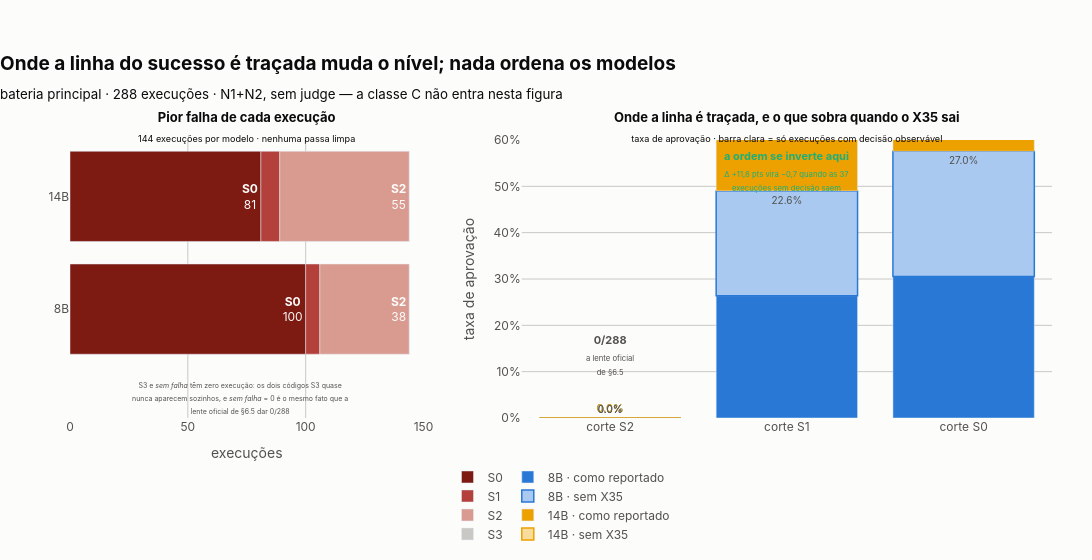

The notebook cell saved with this chart:
### Markdown cell above
### `fig11_severidade_por_modelo.png`

**O que ela mostra:** à esquerda, que 63% das execuções chegam a S0 — a faixa mais grave da
escala — e que nenhuma execução passa limpa. À direita, que a vantagem do 14B em qualquer corte
abaixo de S2 é feita de execuções em que ele não decidiu nada: as barras claras (sem X35) ficam
lado a lado, e no corte S1 elas trocam de ordem.

**O que ela NÃO mostra:** a classe C. Esta bateria foi pontuada sem judge, e por isso a
distribuição de severidade acima é a das falhas de **processo e decisão** apenas. É o assunto
da seção 4 e da `fig12`.

### Code cell
TINTA, TINTA2, SUPERFICIE = fg.TINTA, fg.TINTA2, fg.SUPERFICIE
AZUL, AMBAR, VERDE, CINZA = fg.AZUL, fg.AMBAR, fg.VERDE, fg.CINZA
COR = {"qwen3-8b": AZUL, "qwen3-14b": AMBAR}
# A variante "sem X35" precisa de cor PRÓPRIA, não de `opacity`: a legenda do plotly
# desenha o swatch sem opacidade, e as duas entradas do mesmo modelo saíam idênticas.
COR_CLARA = {"qwen3-8b": "#a9c9f0", "qwen3-14b": "#f7dc9b"}

# Severidade tem rampa própria — vermelho escuro para claro — para não colidir com a cor dos
# modelos, que é azul/âmbar em todas as figuras do trabalho.
COR_SEV = fg.RAMPA_DE_SEVERIDADE

fig = make_subplots(
    rows=1,
    cols=2,
    column_widths=[0.40, 0.60],
    horizontal_spacing=0.10,
    subplot_titles=[
        "<b>Pior falha de cada execução</b><br>"
        "<sub>144 execuções por modelo · nenhuma passa limpa</sub>",
        "<b>Onde a linha é traçada, e o que sobra quando o X35 sai</b><br>"
        "<sub>taxa de aprovação · barra clara = só execuções com decisão observável</sub>",
    ],
)

# --- painel 1: severidade máxima, empilhada por modelo -----------------------
for sev in ESCALA:
    fig.add_bar(
        y=[ROTULO[m] for m in MODELOS],
        x=[perfil_de_severidade(bateria, m).por_maxima[sev] for m in MODELOS],
        name=sev,
        orientation="h",
        marker=dict(color=COR_SEV[sev]),
        text=[
            f"<b>{sev}</b><br>{perfil_de_severidade(bateria, m).por_maxima[sev]}"
            if perfil_de_severidade(bateria, m).por_maxima[sev] > 20
            else ""
            for m in MODELOS
        ],
        textposition="inside",
        insidetextfont=dict(color=SUPERFICIE, size=12),
        hovertemplate=f"{sev} · %{{x}} execuções<extra></extra>",
        legendgroup="sev",
        row=1,
        col=1,
    )

fig.add_annotation(
    row=1, col=1, x=72, y=-0.62, xanchor="center", yanchor="top", showarrow=False,
    text=(
        "<sub>S3 e <i>sem falha</i> têm zero execução: os dois códigos S3 quase<br>"
        "nunca aparecem sozinhos, e <i>sem falha</i> = 0 é o mesmo fato que a<br>lente oficial de §6.5 dar 0/288</sub>"
    ),
    font=dict(color=TINTA2, size=10), align="center",
)

# --- painel 2: sensibilidade ao corte ---------------------------------------
por = {(linha.model_key, linha.corte): linha for linha in linhas}
eixo = [f"corte {c}" for c in CORTES]

for modelo in MODELOS:
    fig.add_bar(
        x=eixo,
        y=[por[(modelo, c)].taxa for c in CORTES],
        name=f"{ROTULO[modelo]} · como reportado",
        marker=dict(color=COR[modelo]),
        text=[f"{por[(modelo, c)].taxa:.1%}" for c in CORTES],
        textposition="outside",
        textfont=dict(color=COR[modelo], size=11),
        offsetgroup=modelo,
        legendgroup="corte",
        hovertemplate="%{y:.1%}<extra></extra>",
        row=1,
        col=2,
    )
    fig.add_bar(
        x=eixo,
        y=[por[(modelo, c)].taxa_entre_pontuaveis for c in CORTES],
        name=f"{ROTULO[modelo]} · sem X35",
        marker=dict(color=COR_CLARA[modelo],
                    line=dict(color=COR[modelo], width=1.5)),
        text=[f"{por[(modelo, c)].taxa_entre_pontuaveis:.1%}" for c in CORTES],
        textposition="outside",
        textfont=dict(color=TINTA2, size=10),
        offsetgroup=f"{modelo}-x35",
        legendgroup="corte",
        hovertemplate="%{y:.1%}<extra></extra>",
        row=1,
        col=2,
    )

fig.add_annotation(
    row=1, col=2, x="corte S2", y=0.085, xanchor="center", yanchor="bottom", showarrow=False,
    text="<b>0/288</b><br><sub>a lente oficial<br>de §6.5</sub>",
    font=dict(color=TINTA2, size=11), align="center",
)
fig.add_annotation(
    row=1, col=2, x="corte S1", y=0.585, xanchor="center", yanchor="top", showarrow=False,
    text=(
        "<b>a ordem se inverte aqui</b><br>"
        "<sub>Δ +11,8 pts vira −0,7 quando as 37<br>"
        "execuções sem decisão saem</sub>"
    ),
    font=dict(color=VERDE, size=11), align="center",
)

fig.update_layout(
    title=dict(
        text=(
            "<b>Onde a linha do sucesso é traçada muda o nível; nada ordena os modelos</b><br>"
            "<sub>bateria principal · 288 execuções · N1+N2, sem judge — a classe C não entra "
            "nesta figura</sub>"
        ),
        font=dict(color=TINTA, size=19), x=0, xanchor="left",
    ),
    barmode="relative",
    plot_bgcolor=SUPERFICIE, paper_bgcolor=SUPERFICIE, font=dict(color=TINTA2, family=fg.FAMILIA),
    width=1180, height=560, margin=dict(l=70, r=40, t=140, b=120),
    legend=dict(orientation="h", y=-0.16, x=0.5, yanchor="top", xanchor="center"),
)
fig.update_xaxes(row=1, col=1, title="execuções", gridcolor=CINZA, zeroline=False,
                 range=[0, 150])
fig.update_yaxes(row=1, col=1, gridcolor=SUPERFICIE, zeroline=False)
fig.update_xaxes(row=1, col=2, gridcolor=SUPERFICIE, zeroline=False)
fig.update_yaxes(row=1, col=2, title="taxa de aprovação", gridcolor=CINZA, zeroline=False,
                 range=[0, 0.60], tickformat=".0%")
for anotacao in fig.layout.annotations[:2]:
    anotacao.font = dict(color=TINTA, size=13)
    anotacao.yshift = -6

fig.update_traces(row=1, col=2, cliponaxis=False)
fg.exportar(fig, "fig11_severidade_por_modelo", FIGURAS)
print("fig11 ok")
fig.show()

### Figure 1 — Plotly figure (JSON) as saved in the notebook; plotly's stock layout.template omitted (floating-point values rounded to 4 significant figures)
{"data": [{"hovertemplate": "S0 · %{x} execuções<extra></extra>", "insidetextfont": {"color": "#fcfcfb", "size": 12}, "legendgroup": "sev", "marker": {"color": "#7d1a12"}, "name": "S0", "orientation": "h", "text": ["<b>S0</b><br>100", "<b>S0</b><br>81"], "textposition": "inside", "type": "bar", "x": [100, 81], "xaxis": "x", "y": ["8B", "14B"], "yaxis": "y"}, {"hovertemplate": "S1 · %{x} execuções<extra></extra>", "insidetextfont": {"color": "#fcfcfb", "size": 12}, "legendgroup": "sev", "marker": {"color": "#b3403a"}, "name": "S1", "orientation": "h", "text": ["", ""], "textposition": "inside", "type": "bar", "x": [6, 8], "xaxis": "x", "y": ["8B", "14B"], "yaxis": "y"}, {"hovertemplate": "S2 · %{x} execuções<extra></extra>", "insidetextfont": {"color": "#fcfcfb", "size": 12}, "legendgroup": "sev", "marker": {"color": "#d99b8f"}, "name": "S2", "orientation": "h", "text": ["<b>S2</b><br>38", "<b>S2</b><br>55"], "textposition": "inside", "type": "bar", "x": [38, 55], "xaxis": "x", "y": ["8B", "14B"], "yaxis": "y"}, {"hovertemplate": "S3 · %{x} execuções<extra></extra>", "insidetextfont": {"color": "#fcfcfb", "size": 12}, "legendgroup": "sev", "marker": {"color": "#c9c8c4"}, "name": "S3", "orientation": "h", "text": ["", ""], "textposition": "inside", "type": "bar", "x": [0, 0], "xaxis": "x", "y": ["8B", "14B"], "yaxis": "y"}, {"cliponaxis": false, "hovertemplate": "%{y:.1%}<extra></extra>", "legendgroup": "corte", "marker": {"color": "#2a78d6"}, "name": "8B · como reportado", "offsetgroup": "qwen3-8b", "text": ["0.0%", "26.4%", "30.6%"], "textfont": {"color": "#2a78d6", "size": 11}, "textposition": "outside", "type": "bar", "x": ["corte S2", "corte S1", "corte S0"], "xaxis": "x2", "y": [0.0, 0.2639, 0.3056], "yaxis": "y2"}, {"cliponaxis": false, "hovertemplate": "%{y:.1%}<extra></extra>", "legendgroup": "corte", "marker": {"color": "#a9c9f0", "line": {"color": "#2a78d6", "width": 1.5}}, "name": "8B · sem X35", "offsetgroup": "qwen3-8b-x35", "text": ["0.0%", "22.6%", "27.0%"], "textfont": {"color": "#52514e", "size": 10}, "textposition": "outside", "type": "bar", "x": ["corte S2", "corte S1", "corte S0"], "xaxis": "x2", "y": [0.0, 0.2263, 0.2701], "yaxis": "y2"}, {"cliponaxis": false, "hovertemplate": "%{y:.1%}<extra></extra>", "legendgroup": "corte", "marker": {"color": "#eda100"}, "name": "14B · como reportado", "offsetgroup": "qwen3-14b", "text": ["0.0%", "38.2%", "43.8%"], "textfont": {"color": "#eda100", "size": 11}, "textposition": "outside", "type": "bar", "x": ["corte S2", "corte S1", "corte S0"], "xaxis": "x2", "y": [0.0, 0.3819, 0.4375], "yaxis": "y2"}, {"cliponaxis": false, "hovertemplate": "%{y:.1%}<extra></extra>", "legendgroup": "corte", "marker": {"color": "#f7dc9b", "line": {"color": "#eda100", "width": 1.5}}, "name": "14B · sem X35", "offsetgroup": "qwen3-14b-x35", "text": ["0.0%", "21.9%", "28.9%"], "textfont": {"color": "#52514e", "size": 10}, "textposition": "outside", "type": "bar", "x": ["corte S2", "corte S1", "corte S0"], "xaxis": "x2", "y": [0.0, 0.2193, 0.2895], "yaxis": "y2"}], "layout": {"annotations": [{"font": {"color": "#0b0b0b", "size": 13}, "showarrow": false, "text": "<b>Pior falha de cada execução</b><br><sub>144 execuções por modelo · nenhuma passa limpa</sub>", "x": 0.18, "xanchor": "center", "xref": "paper", "y": 1.0, "yanchor": "bottom", "yref": "paper", "yshift": -6}, {"font": {"color": "#0b0b0b", "size": 13}, "showarrow": false, "text": "<b>Onde a linha é traçada, e o que sobra quando o X35 sai</b><br><sub>taxa de aprovação · barra clara = só execuções com decisão observável</sub>", "x": 0.73, "xanchor": "center", "xref": "paper", "y": 1.0, "yanchor": "bottom", "yref": "paper", "yshift": -6}, {"align": "center", "font": {"color": "#52514e", "size": 10}, "showarrow": false, "text": "<sub>S3 e <i>sem falha</i> têm zero execução: os dois códigos S3 quase<br>nunca aparecem sozinhos, e <i>sem falha</i> = 0 é o mesmo fato que a<br>lente oficial de §6.5 dar 0/288</sub>", "x": 72, "xanchor": "center", "xref": "x", "y": -0.62, "yanchor": "top", "yref": "y"}, {"align": "center", "font": {"color": "#52514e", "size": 11}, "showarrow": false, "text": "<b>0/288</b><br><sub>a lente oficial<br>de §6.5</sub>", "x": "corte S2", "xanchor": "center", "xref": "x2", "y": 0.085, "yanchor": "bottom", "yref": "y2"}, {"align": "center", "font": {"color": "#1baf7a", "size": 11}, "showarrow": false, "text": "<b>a ordem se inverte aqui</b><br><sub>Δ +11,8 pts vira −0,7 quando as 37<br>execuções sem decisão saem</sub>", "x": "corte S1", "xanchor": "center", "xref": "x2", "y": 0.585, "yanchor": "top", "yref": "y2"}], "barmode": "relative", "font": {"color": "#52514e", "family": "Inter, Helvetica, Arial, sans-serif"}, "height": 560, "legend": {"orientation": "h", "x": 0.5, "xanchor": "center", "y": -0.16, "yanchor": "top"}, "margin": {"b": 120, "l": 70, "r": 40, "t": 140}, "paper_bgcolor": "#fcfcfb", "plot_bgcolor": "#fcfcfb", "title": {"font": {"color": "#0b0b0b", "size": 19}, "text": "<b>Onde a linha do sucesso é traçada muda o nível; nada ordena os modelos</b><br><sub>bateria principal · 288 execuções · N1+N2, sem judge — a classe C não entra nesta figura</sub>", "x": 0, "xanchor": "left"}, "width": 1180, "xaxis": {"anchor": "y", "domain": [0.0, 0.36], "gridcolor": "#c9c8c4", "range": [0, 150], "title": {"text": "execuções"}, "zeroline": false}, "xaxis2": {"anchor": "y2", "domain": [0.46, 1.0], "gridcolor": "#fcfcfb", "zeroline": false}, "yaxis": {"anchor": "x", "domain": [0.0, 1.0], "gridcolor": "#fcfcfb", "zeroline": false}, "yaxis2": {"anchor": "x2", "domain": [0.0, 1.0], "gridcolor": "#c9c8c4", "range": [0, 0.6], "tickformat": ".0%", "title": {"text": "taxa de aprovação"}, "zeroline": false}}}
